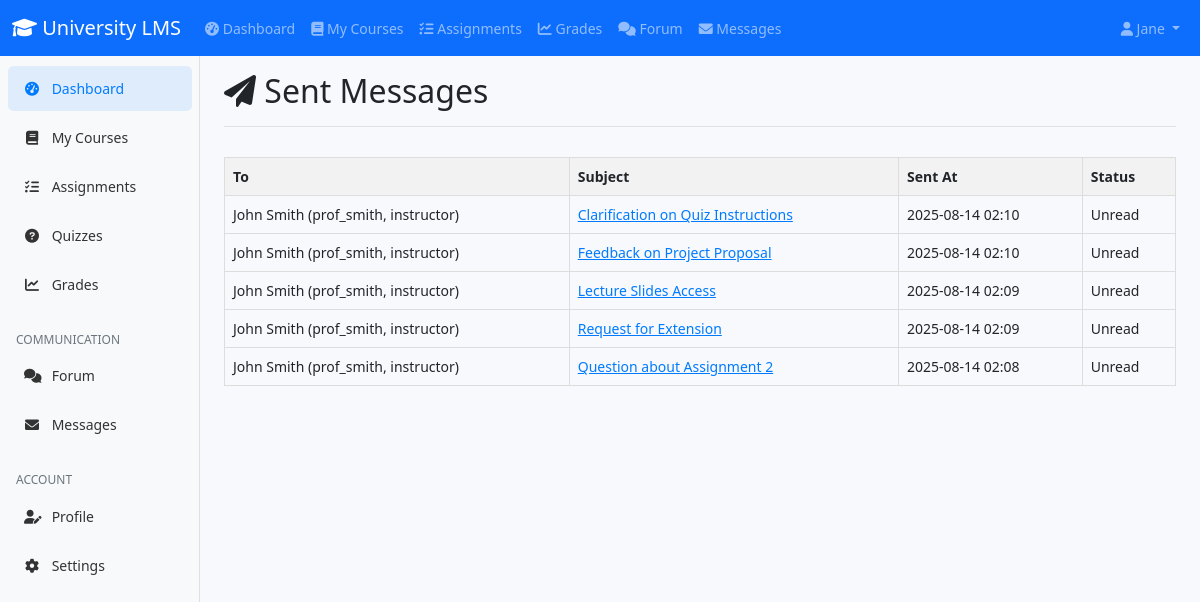
/messages/sent.php (signed in), run on the app's committed database.
### tables this page shows
CREATE TABLE `messages` (
  `id` int(11) NOT NULL,
  `sender_id` int(11) NOT NULL,
  `recipient_id` int(11) NOT NULL,
  `subject` varchar(200) DEFAULT NULL,
  `content` text NOT NULL,
  `sent_at` timestamp NOT NULL DEFAULT current_timestamp(),
  `read_at` timestamp NULL DEFAULT NULL,
  `is_deleted_by_sender` tinyint(1) DEFAULT 0,
  `is_deleted_by_recipient` tinyint(1) DEFAULT 0
);

CREATE TABLE `users` (
  `id` int(11) NOT NULL,
  `username` varchar(50) NOT NULL,
  `email` varchar(100) NOT NULL,
  `password` varchar(255) NOT NULL,
  `first_name` varchar(50) NOT NULL,
  `last_name` varchar(50) NOT NULL,
  `role` enum('student','instructor','admin') NOT NULL,
  `profile_image` varchar(255) DEFAULT NULL,
  `created_at` timestamp NOT NULL DEFAULT current_timestamp(),
  `updated_at` timestamp NOT NULL DEFAULT current_timestamp() ON UPDATE current_timestamp()
);

### messages/sent.php (the view, shortened to what this page needs)
<?php
$database = new Database();
$db = $database->getConnection();
$user_id = $_SESSION['user_id'];
$sql = "SELECT m.*, u.first_name, u.last_name, u.username, u.role
        FROM messages m
        JOIN users u ON m.recipient_id = u.id
        WHERE m.sender_id = ? AND m.is_deleted_by_sender = 0
        ORDER BY m.sent_at DESC";
$stmt = $db->prepare($sql);
$stmt->execute([$user_id]);
$messages = $stmt->fetchAll(PDO::FETCH_ASSOC);
?>
<!DOCTYPE html>
<html lang="en">
<head>
    <link href="https://cdn.jsdelivr.net/npm/bootstrap@5.1.3/dist/css/bootstrap.min.css" rel="stylesheet">
    <link href="https://cdnjs.cloudflare.com/ajax/libs/font-awesome/6.0.0/css/all.min.css" rel="stylesheet">
    <link rel="stylesheet" href="../assets/css/dashboard.css">
</head>
<body>
    <?php include '../includes/student_navbar.php'; ?>
    <div class="container-fluid">
        <div class="row">
            <?php include '../includes/student_sidebar.php'; ?>
            <main class="col-md-9 ms-sm-auto col-lg-10 px-md-4">
                <div class="d-flex justify-content-between flex-wrap flex-md-nowrap align-items-center pt-3 pb-2 mb-3 border-bottom">
                    <h1 class="h2">
                        <i class="fas fa-paper-plane"></i> Sent Messages
                    </h1>
                </div>
                <table class="messages-table">
                    <thead>
                        <tr>
                            <th>To</th>
                            <th>Subject</th>
                            <th>Sent At</th>
                            <th>Status</th>
                        </tr>
                    </thead>
                    <tbody>
                    <?php if (count($messages) > 0): ?>
                        <?php foreach ($messages as $msg): ?>
                            <tr>
                                <td><?= htmlspecialchars($msg['first_name'] . ' ' . $msg['last_name']) ?> (<?= htmlspecialchars($msg['username']) ?>, <?= htmlspecialchars($msg['role']) ?>)</td>
                                <td><a href="view.php?id=<?= $msg['id'] ?>" class="subject-link"><?= htmlspecialchars($msg['subject']) ?></a></td>
                                <td><?= htmlspecialchars(date('Y-m-d H:i', strtotime($msg['sent_at']))) ?></td>
                                <td><?= $msg['read_at'] ? 'Read' : 'Unread' ?></td>
                            </tr>
                        <?php endforeach; ?>
                    <?php else: ?>
                        <tr><td colspan="4">No sent messages found.</td></tr>
                    <?php endif; ?>
                    </tbody>
                </table>
            </main>
        </div>
    </div>
</body>
</html>

### assets/css/dashboard.css (style rules this page uses)
body { font-size: .875rem; background-color: #f8f9fc; }

### messages/sent.php (style rules this page uses)
.messages-table { width: 100%; border-collapse: collapse; margin-top: 30px; }
.messages-table th, .messages-table td { border: 1px solid #ddd; padding: 8px; text-align: left; }
.messages-table th { background-color: #f2f2f2; }
.subject-link { color: #007bff; text-decoration: underline; }

### data on the page
messages: recipient.last_name "John Smith", recipient.username "prof_smith", recipient.role "instructor", subject "Clarification on Quiz Instructions", sent_at "2025-08-14 02:10", shows "Unread"
messages: recipient.last_name "John Smith", recipient.username "prof_smith", recipient.role "instructor", subject "Feedback on Project Proposal", sent_at "2025-08-14 02:10", shows "Unread"
messages: recipient.last_name "John Smith", recipient.username "prof_smith", recipient.role "instructor", subject "Lecture Slides Access", sent_at "2025-08-14 02:09", shows "Unread"
messages: recipient.last_name "John Smith", recipient.username "prof_smith", recipient.role "instructor", subject "Request for Extension", sent_at "2025-08-14 02:09", shows "Unread"
messages: recipient.last_name "John Smith", recipient.username "prof_smith", recipient.role "instructor", subject "Question about Assignment 2", sent_at "2025-08-14 02:08", shows "Unread"

### other printed values
$_SESSION['first_name'] "Jane"
